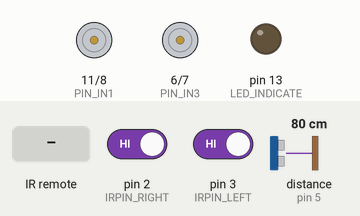
The program below on a simulated Arduino Uno, built with avr-gcc and run on an emulated ATmega328P. Shown: motor-driver pin pairs drawn as motors (green arrow = first pin HIGH = forward, orange = second pin HIGH = backward, longer = more drive, scaled by the enable pin), output pins drawn as LEDs (lit = HIGH). Wiring (inferred from the names in the program): ultrasonic range finder: trigger pin 4; echo pin 5. Inputs (shaded band) come from the test bench; at power-on: distance to the obstacle (sensor on pin 5) 80 cm, pin 2 (IRPIN_RIGHT) HIGH, pin 3 (IRPIN_LEFT) HIGH. The echo pulse lasts 58.3 µs per cm; random numbers use the default seed unless the program sets one; pins used as bus, display or sensor lines are not drawn.

Above: at 1.2 s.
1.3 s: distance to the obstacle (sensor on pin 5) set to 33 cm
2.8 s: distance to the obstacle (sensor on pin 5) set to 26 cm
At 5.6 s:
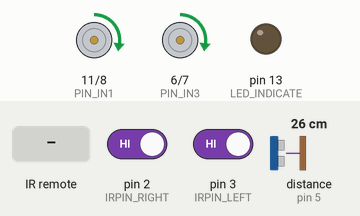
5.8 s: distance to the obstacle (sensor on pin 5) set to 35 cm
7.4 s: infrared code 0xFFE21D received
At 8.4 s:
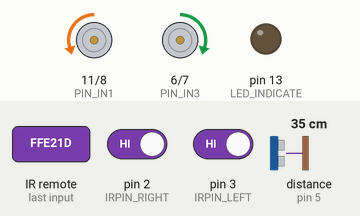
8.9 s: pin 2 (IRPIN_RIGHT) driven LOW
At 9.5 s:
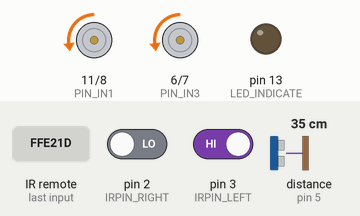
11.9 s: pin 3 (IRPIN_LEFT) driven LOW
Timing chart, 0 to 14.4 s (numbered marks = the images above; inputs shaded):
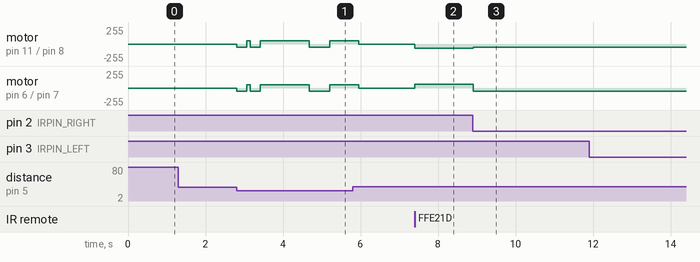

Measured:
- the behaviour switches between 30 and 29 cm on distance to the obstacle (sensor on pin 5) (found by bisection; images 0 and 1)
- after the input at 1.3 s, every drawn part: stays the same
- after the input at 2.8 s, motor on pin 11 (PIN_IN1) / pin 8 (PIN_IN2), motor on pin 6 (PIN_IN3) / pin 7 (PIN_IN4): goes backward 50/255 0.26 s, forward 50/255 0.09 s, backward 50/255 0.26 s, forward 50/255 1.3 s, backward 50/255 0.53 s, then forward 50/255, starting at once
- after the input at 7.4 s, motor on pin 11 (PIN_IN1) / pin 8 (PIN_IN2): stopped → backward 60/255 at once; motor on pin 6 (PIN_IN3) / pin 7 (PIN_IN4): stopped → forward 60/255 at once
- after the input at 8.9 s, motor on pin 11 (PIN_IN1) / pin 8 (PIN_IN2): backward 60/255 → backward 50/255 at once; motor on pin 6 (PIN_IN3) / pin 7 (PIN_IN4): forward 60/255 → backward 50/255 at once

The program:

main.cpp
```cpp
/*
   功能：利用SR04超声波传感器进行测距，并用串口显示测出的距离值
 */
#include "application.h"
#include <Arduino.h>

Application& app = Application::GetApp();

void setup()
{
    app.Init();
}

void loop()
{
    app.Run();
}
```

application.cpp
```cpp
/*
 *
 */

#include "application.h"
#include <Arduino.h>

#undef _DEBUG
// #define _DEBUG
#ifdef _DEBUG
    #define LOG(x)  Log2Serial(x)
#else
    #define LOG(x)  {}
#endif

// 设定SR04连接的Arduino引脚
#define SR_TRIG 4
#define SR_ECHO 5

#define LED_INDICATE 13

// 红外障碍物检测传感器，由于使用了中断，所以必须是2，3引脚
#define IRPIN_RIGHT 2
#define IRPIN_LEFT 3

// 控制马达的引脚，其中9、10用于调整速度，因为这两个引脚的频率相同
#define PIN_ENA 10
#define PIN_IN1 11
#define PIN_IN2 8

#define PIN_ENB 9
#define PIN_IN3 6
#define PIN_IN4 7

// 红外接收器 VS1838B 引脚
#define RECV_PIN 12

// 遥控器代码表
#define  UNKNOWN    -1
#define  CH1        0xFFA25D
#define  CH         0xFF629D
#define  CH2        0xFFE21D
#define  PREV       0xFF22DD
#define  NEXT       0xFF02FD
#define  PLAYPAUSE  0xFFC23D
#define  VOL1       0xFFE01F
#define  VOL2       0xFFA857
#define  EQ         0xFF906F
#define  BUTON0     0xFF6897
#define  BUTON100   0xFF9867
#define  BUTON200   0xFFB04F
#define  BUTON1     0xFF30CF
#define  BUTON2     0xFF18E7
#define  BUTON3     0xFF7A85
#define  BUTON4     0xFF10EF
#define  BUTON5     0xFF38C7
#define  BUTON6     0xFF5AA5
#define  BUTON7     0xFF42BD
#define  BUTON8     0xFF4AB5
#define  BUTON9     0xFF52AD


///////////////////////////////////////////////////////////////////////////////
Application::Application()
    : ultrasonicSensor(SR_TRIG, SR_ECHO) // ST_HW_HC_SR04(TRIG, ECHO)
    , isObstacleOnLeft(0)
    , isObstacleOnRight(0)
    , irRecv(RECV_PIN)
{
}

Application::~Application()
{
}

Application& Application::GetApp()
{
    static Application s_app;
    return s_app;
}

void Application::Log2Serial(const char* str) const
{
#ifdef _DEBUG
    Serial.print(str);
#endif
}

void Application::onInterrupt()
{
    GetApp().detectObstacle();
}

bool Application::Init()
{

#ifdef _DEBUG
    // 初始化串口通信
    Serial.begin(9600);
    Log2Serial("Ultra Driver Init...");
#endif

    pinMode(LED_INDICATE, OUTPUT); // 指示灯引脚

    // 红外避障的输入设置，利用中断模式
    pinMode(IRPIN_LEFT, INPUT_PULLUP);
    pinMode(IRPIN_RIGHT, INPUT_PULLUP);
    attachInterrupt(digitalPinToInterrupt(IRPIN_LEFT), onInterrupt, CHANGE);
    attachInterrupt(digitalPinToInterrupt(IRPIN_RIGHT), onInterrupt, CHANGE);

    // 两个马达的pwm是9和10，调低它们的频率，避免哨叫
    TCCR1B = (TCCR1B & 0b11111000) | 4;
    miniDriver.SetupWheel(Driver::LEFT, PIN_IN4, PIN_IN3, PIN_ENB);
    miniDriver.SetupWheel(Driver::RIGHT, PIN_IN1, PIN_IN2, PIN_ENA);

    // 产生随机种子
    randomSeed(analogRead(0));

    LOG("Enabling IRin");
    irRecv.enableIRIn();

    return true;
}

void Application::Run()
{

    if (isObstacleOnLeft && isObstacleOnRight) {
        miniDriver.turnLeft(180);
    } else if (isObstacleOnLeft) {
        miniDriver.turnRight(random(0, 45));
    } else if (isObstacleOnRight) {
        miniDriver.turnLeft(random(0, 45));
    } else {

        const bool isMoving = miniDriver.isMoving();
        const MOVEMENT action = (MOVEMENT)readIRCode();
        const double distance = ultrasonicSensor.getDistance();

        do{
            // 紧急停车
            if (0 < distance && distance < 30){
                LOG("Immediately stop!!!");
                // miniDriver.stop();
                randomWobble(0, 90);
                break;
            }

            switch(action){
                case LEFT:
                    LOG("Turn left.");
                    miniDriver.turnLeft(25);
                    break;
                case RIGHT:
                    LOG("Turn right.");
                    miniDriver.turnRight(25);
                    break;
                case MOVE:
                    LOG("=== Action ===");
                    isMoving?miniDriver.stop():miniDriver.forward();
                    break;
                default:
                    break;
            }

        }while(false);

    }
}

void Application::randomWobble(int start /*= 0*/, int end /*= 90*/)
{
    long randNumber = random(start, end);
    if (randNumber < end / 2) {
        miniDriver.turnLeft(end / 2 - randNumber);
    } else {
        miniDriver.turnRight(end - randNumber);
    }
}

void Application::detectObstacle()
{
    int Left = !digitalRead(IRPIN_LEFT);
    int Right = !digitalRead(IRPIN_RIGHT);
    if (isObstacleOnLeft != Left) {
        isObstacleOnLeft = Left;
    }

    if (isObstacleOnRight != Right) {
        isObstacleOnRight = Right;
    }
}

int Application::readIRCode()
{
    MOVEMENT r = UNDEFINE;
    decode_results results;
    if (irRecv.decode(&results)) {
        switch(results.value){
            case UNKNOWN:   r = UNDEFINE; break;
            case CH1:       r = LEFT;    break;
            case CH:        r = RIGHT;   break;
            case CH2:       r = MOVE;    break;
            case PREV:      r = LEFT;    break;
            case NEXT:      r = RIGHT;   break;
            case PLAYPAUSE: r = MOVE;    break;
            case VOL1:      r = LEFT;    break;
            case VOL2:      r = RIGHT;   break;
            case EQ:        r = MOVE;    break;
            case BUTON0:    r = LEFT;    break;
            case BUTON100:  r = RIGHT;   break;
            case BUTON200:  r = MOVE;    break;
            case BUTON1:    r = LEFT;    break;
            case BUTON2:    r = RIGHT;   break;
            case BUTON3:    r = MOVE;    break;
            case BUTON4:    r = LEFT;    break;
            case BUTON5:    r = RIGHT;   break;
            case BUTON6:    r = MOVE;    break;
            case BUTON7:    r = LEFT;    break;
            case BUTON8:    r = RIGHT;   break;
            case BUTON9:    r = MOVE;    break;
            default:
                            r = MOVE;
            break;
        }
        irRecv.resume();
    }
    return r;
}
```

application.h
```cpp
/*
 *
 */

#ifndef _APPLICATION_H_
#define _APPLICATION_H_

#include "driver.h"
#include "ultrasonic.h"
#include <IRremote.h>

class Application {
public:
	static Application& GetApp();
    virtual ~Application();
    bool Init();
    void Run();
    void Log2Serial(const char* str) const;

    enum MOVEMENT { UNDEFINE, LEFT, RIGHT, MOVE };
protected:
    Application();
    Application(const Application&);
    static void onInterrupt();

private:
    void randomWobble(int start = 0, int end = 90);
    void detectObstacle();
    int readIRCode();
    Ultrasonic ultrasonicSensor;
    Driver miniDriver;
    int isObstacleOnLeft;
    int isObstacleOnRight;
    // 红外接收器
    IRrecv irRecv;
};

#endif
```

dcmotor.cpp
```cpp
#include "dcmotor.h"
#include "Arduino.h"

DcMotor::DcMotor(int pin1, int pin2, int pwm)
{
    this->pin1 = pin1;
    this->pin2 = pin2;
    this->pwm = pwm;

    pinMode(pin1, OUTPUT); //输出第一个引脚
    pinMode(pin2, OUTPUT); //输出第二个引脚

    /*
      Pins 5 and 6: controlled by Timer 0 in fast PWM mode (cycle length = 256)

      Setting   Divisor   Frequency
      0x01    1     62500
      0x02      8     7812.5
      0x03      64    976.5625   <--DEFAULT
      0x04    256     244.140625
      0x05    1024    61.03515625

      TCCR0B = (TCCR0B & 0b11111000) | <setting>;
    */
    // TCCR0B = (TCCR0B & 0b11111000) | 5;
    /*
      Pins 9 and 10: controlled by timer 1 in phase-correct PWM mode (cycle length =
      510)

      Setting   Divisor   Frequency
      0x01    1     31372.55
      0x02    8     3921.16
      0x03      64    490.20   <--DEFAULT
      0x04      256     122.55
      0x05    1024    30.64

      TCCR1B = (TCCR1B & 0b11111000) | <setting>;

      Pins 11 and 3:  controlled by timer 2.
        TCCR2B = (TCCR2B & 0b11111000) | <setting>;
    */
    // TCCR1B = (TCCR1B & 0b11111000) | 5;
}

void DcMotor::speed(int val)
{
    val = (val < 0) ? 0 : (val > 255) ? 255 : val;
    analogWrite(pwm, val);
}

void DcMotor::forward()
{
    digitalWrite(pin1, LOW);
    digitalWrite(pin2, HIGH);
}

void DcMotor::backward()
{
    digitalWrite(pin1, HIGH);
    digitalWrite(pin2, LOW);
}

void DcMotor::stop()
{
    digitalWrite(pin1, LOW);
    digitalWrite(pin2, LOW);
}
```

dcmotor.h
```cpp
#ifndef DcMotor_h
#define DcMotor_h

class DcMotor {
  private:
    int pin1;
    int pin2;
    int pwm;

  public:
    DcMotor(int pin1, int pin2, int pwm);
    void speed(int);
    void stop();
    void forward();
    void backward();
};
#endif
```

ultrasonic.cpp
```cpp
/*
 *
 */

#include "ultrasonic.h"
#include <Arduino.h>

Ultrasonic::Ultrasonic(int triggerPin, int echoPin, float temperature, unsigned long timeout)
{
    this->triggerPin = triggerPin;
    this->echoPin = echoPin;
    this->timeout = timeout;

    pinMode(triggerPin, OUTPUT);
    pinMode(echoPin, INPUT);

    setTemperature(temperature);
}

int Ultrasonic::getHitTime()
{
    // Send a 10us pulse to the TRIG pin
    triggerPulse();

    // Calculate the elapsed time for the sound to go and return
    int pulseDuration = (int)pulseIn(echoPin, HIGH, timeout);

    // If the pulse duration is 0, timeout happened
    if (pulseDuration == 0) {
        return 0;
    }

    // Divide by two, because we are only counting the time the pulse took to go
    int timeToHit = pulseDuration / 2;

    // Return the result
    return timeToHit;
}

void Ultrasonic::triggerPulse()
{
    // Make sure the trigger pin is low
    digitalWrite(triggerPin, LOW);
    delayMicroseconds(2);

    // Send a 10us pulse (as described in the HC-SR04 datasheet)
    digitalWrite(triggerPin, HIGH);
    delayMicroseconds(10);
    digitalWrite(triggerPin, LOW);
}

void Ultrasonic::setTemperature(float temp)
{
    // 按往返计算加入温度的距离系数：
    // K = 20000/(332+(0.607*temp));

    // 然后将这个系数代人距离计算公式：
    // distance = pulseIn(EchoPin, HIGH) / K；
    this->K = 10000 / (332 + 0.607 * temp);
}

float Ultrasonic::getDistance()
{
    int hitTime = getHitTime();

    return hitTime / K;
}

/*
 * 单次获取的数据漂移太大，多次测距之后再返回平均值
 * 如果多次测距的方差太大，说明无效，返回小于0的值
 */
float Ultrasonic::multipleSampling(const int NumofSamples, const float Precision)
{
    float* Samples = new float[NumofSamples];
    float sum = 0.0, aver = 0.0, e = 0.0;

    for (int i = 0; i < NumofSamples; i++) {
        Samples[i] = getDistance();
        sum += Samples[i];

        // 检测脉冲宽度，并计算出距离，为了防止反射波干扰，两次检测中间需要延时60ms以上。
        // https://wenku.baidu.com/view/ce9e5e48767f5acfa1c7cd8a.html
        delay(60);
    }

    // 多个返回值已经读取完毕，计算结果是否符合要求
    aver = sum / NumofSamples;
    for (int i = 0; i < NumofSamples; i++) {
        e += (Samples[i] - aver) * (Samples[i] - aver);
    }
    e /= (NumofSamples - 1);
    float s = sqrt(e);

    delete[] Samples;

    // 标准差小于0.3，就认为比较稳定了，可以将均值作为最终结果
    // 实际应用中，可以调整这个参数值，达到理想的结果
    return (s < Precision) ? aver : -1.0;
}
```

ultrasonic.h
```cpp
#ifndef ULTRASONIC_HPP
#define ULTRASONIC_HPP

class Ultrasonic {
public:
    Ultrasonic(int triggerPin, int echoPin, float temperature = 25, unsigned long timeout = 23200);
    int getHitTime();
    float getDistance();
    void setTemperature(float);
    float multipleSampling(const int NumofSamples = 3, const float Precision = .9);

private:
    float K;
    int triggerPin;
    int echoPin;
    unsigned long timeout;

    void triggerPulse();
};

#endif
```

driver.cpp
```cpp
#include "driver.h"
#include "dcmotor.h"
#include <Arduino.h>

Driver::Driver()
    : wheel_left(0)
    , wheel_right(0)
    , moving(false)
{
}

Driver::~Driver()
{
    if (wheel_left != 0) {
        delete wheel_left;
        wheel_left = 0;
    }
    if (wheel_right != 0) {
        delete wheel_right;
        wheel_right = 0;
    }
}

void Driver::SetupWheel(POSITION pos, int pin1, int pin2, int pwm)
{
    switch (pos) {
    case LEFT:
        // do something
        if (0 == wheel_left)
            wheel_left = new DcMotor(pin1, pin2, pwm);
        break;
    case RIGHT:
        // do something
        if (0 == wheel_right)
            wheel_right = new DcMotor(pin1, pin2, pwm);
        break;
    default:
        // do something
        ;
    }
}

void Driver::forward(int speedVal)
{
    wheel_left->forward();
    wheel_right->forward();

    wheel_left->speed(speedVal);
    wheel_right->speed(speedVal);

    moving = true;
}

void Driver::backward(int speedVal)
{
    wheel_left->backward();
    wheel_right->backward();

    wheel_left->speed(speedVal);
    wheel_right->speed(speedVal);

    moving = true;
}

void Driver::stop()
{
    wheel_left->stop();
    wheel_right->stop();

    moving = false;
}

void Driver::turnLeft(int degree)
{
    stop();
    wheel_left->speed(50);
    wheel_right->speed(50);
    wheel_left->backward();
    wheel_right->forward();
    delay(degree * 8.3);
    stop();
}

void Driver::turnRight(int degree)
{
    stop();
    wheel_left->speed(50);
    wheel_right->speed(50);
    wheel_left->forward();
    wheel_right->backward();
    delay(degree * 8.3);
    stop();
}
```

driver.h
```cpp
#ifndef DRIVER_H
#define DRIVER_H

class DcMotor;

class Driver {
private:
    DcMotor* wheel_left;
    DcMotor* wheel_right;
    bool     moving;

public:
    Driver();
    virtual ~Driver();
    enum POSITION { LEFT,
        RIGHT };
    void SetupWheel(POSITION pos, int pin1, int pin2, int pwm);
    void forward(int speedVal = 60);
    void backward(int speedVal = 60);
    void stop();
    void turnLeft(int degree);
    void turnRight(int degree);
    bool isMoving() const { return moving;}
};

#endif // DRIVER_H
```
